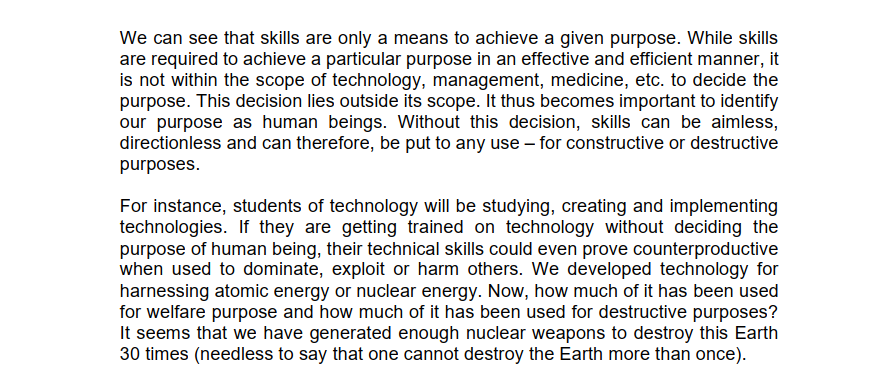
#> input picture i1.png, 872 x 379 px
$ jupyter execute --allow-errors Image_extraction.ipynb
#> lines starting #> are read from the running program, lines starting #| are printed output that depends on the picture; after the words box and inside, x2 and y2 are one past the last pixel; in counts of white or black regions, pixels touching at a corner belong together
[cell 1]
import pandas as pd
import numpy as np
import cv2
import pytesseract
custom_config = r' --oem 3 --psm 6'
from matplotlib import pyplot as plt

[cell 2]
img = cv2.imread("i1.png",0)
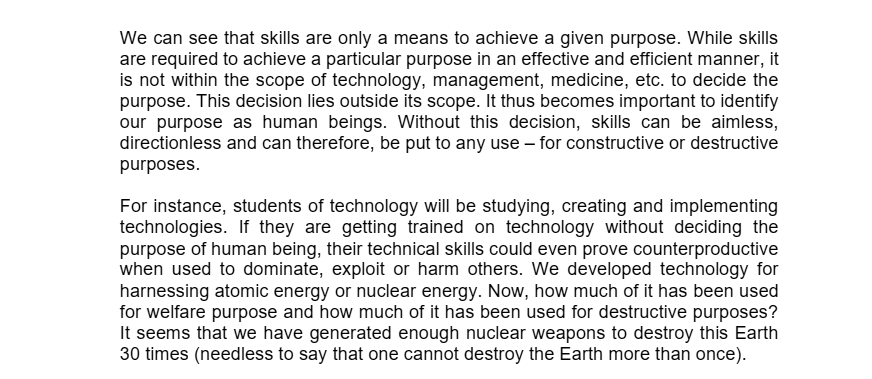
#> img: shape (379, 872); min 0, max 255, mean 231.4
plt.imshow(img)
plt.show()

[cell 3]
def sharpen_image(im):
  kernel = np.ones((3,3),np.float32)/90
  im = cv2.filter2D(im,-1,kernel)
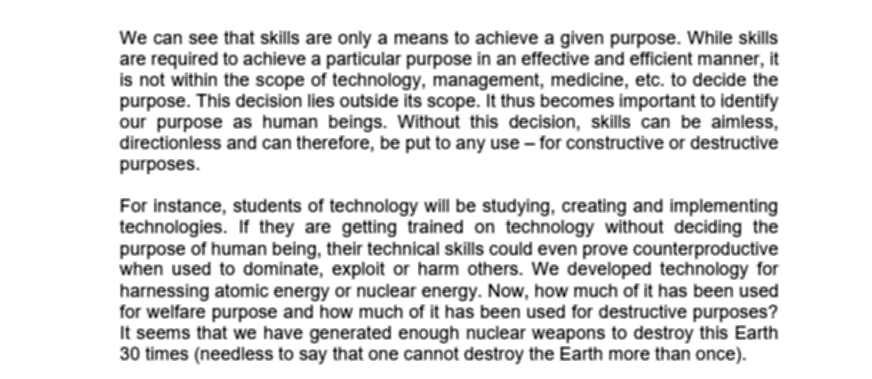
#> im: shape (379, 872); min 4, max 26, mean 23.5; drawn with min black and max white
  return im

[cell 4]
img = sharpen_image(img)
# display sharpened image
plt.imshow(img)
plt.show()

[cell 5]
# apply image thresholding
img_thresh = cv2.adaptiveThreshold(img,
          255,cv2.ADAPTIVE_THRESH_GAUSSIAN_C,cv2.THRESH_BINARY,11,2)
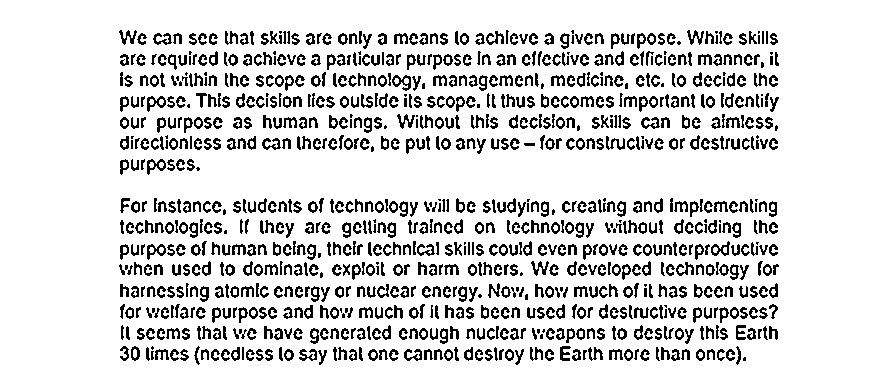
#> img_thresh: shape (379, 872); 85.1% white; black in thin lines or dots, all inside (x1, y1, x2, y2) = (119, 30, 779, 365)
# invert the image, 255 is the maximum value
img_thresh = 255 - img_thresh
# display image
plt.imshow(img_thresh)
plt.show()

[cell 6]
#align text properpy
def align_text(im):
  coords = np.column_stack(np.where(img_thresh > 0))
#> coords = 49250 pairs, first value 30 to 364, second value 119 to 778
  angle = cv2.minAreaRect(coords)[-1]
#> angle = -90
  if angle < -45:
    angle = -(90 + angle)
#> angle = 0
  else:
    angle = -angle
  h,w = img.shape
#> h = 379; w = 872
  center = (w // 2, h // 2)
#> center = (436, 189)

  M = cv2.getRotationMatrix2D(center, angle, 1.0)
#> M = [[1, 0, 0], [0, 1, 0]]
  rotated = cv2.warpAffine(img_thresh, M, (w, h),
            flags=cv2.INTER_CUBIC, borderMode=cv2.BORDER_REPLICATE)
  return rotated
# align image text
img = align_text(img)
# display rotated and aligned image
plt.imshow(img)
plt.show()

[cell 7]
# split text into rows
# find sum of column values, row-wise
a = np.sum(img == 255, axis=1)
#> a = 379 values, max 425 at index 246, min 0 at index 0, mean 129.9
rows = []
seg = []
for i in range(len(a)):
  if a[i] > 0:
    seg.append(i)
  if (a[i] == 0) & (len(seg) >= 5):
    rows.append(seg)
    seg = []
  if len(seg) > 0:
    rows.append(seg)
#> after the loop, rows = 297 items; seg = []
# number of row segments
len(rows)
#> Out = 297

[cell 8]
plt.imshow(img[rows[0][0]:rows[0][-1],:])
plt.show()
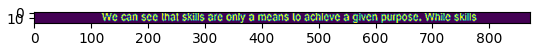
#> figure drawn by matplotlib, 1 panel

[cell 9]
# text recognition
import cv2
import pytesseract
# read image
im = cv2.imread('i1.png')
#> im is the input picture: shape (379, 872, 3); mean B, G, R 230.3, 230.3, 230.3
